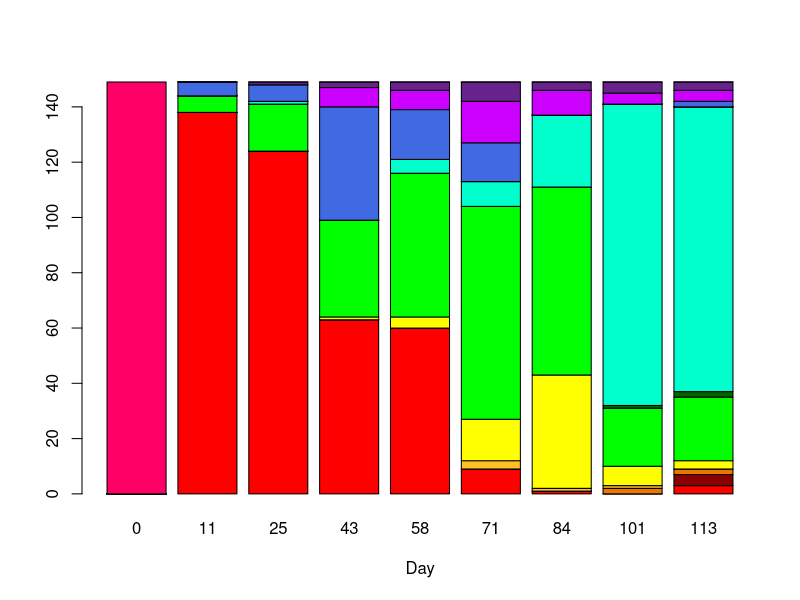
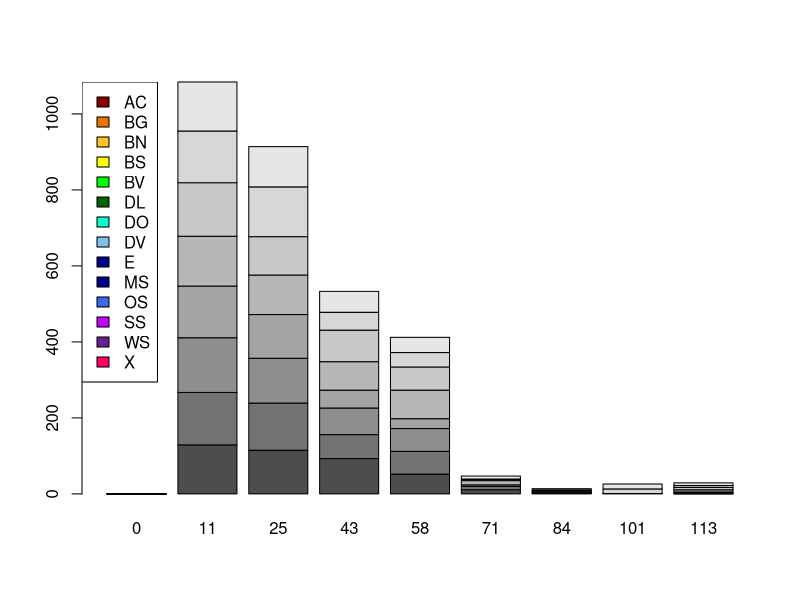
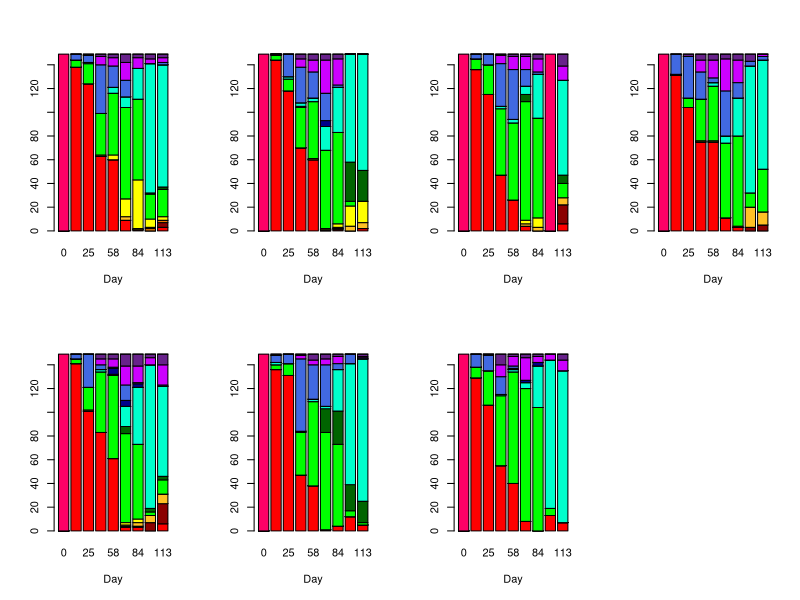

Reproduce these figures in R, in order. (Note: this script raises an error after producing the figures.)
###### March 5, 2018

#clear everything from the console for a clean slate
rm(list=ls()) 

#Load the data
data <- read.csv(file = "PriSpatial.csv")

#trim to include only the first 6 columns
data <- data[,1:6]
data <- as.data.frame(data)
#Monster summary tables
tables <- table(data$Species, data$Plate.ID, data$DayNum)

#Serial barplots of species abundances
par(mfrow = c(1,1))
colors <- rainbow(nrow(tables[,1,]))
colors[2] <- "#8B0000"
colors[3] <- "#EE7600" 
colors[4] <- "#FFC125"
colors[5] <- "yellow"
colors[7] <- "#006400"
colors[9] <- "#7EC0EE"
colors[10] <- "#00008B"
colors[11] <- "#00008B"
colors[12] <- "#4169E1"
colors[14] <- "#68228B"
barplot(tables[,2,], col = colors, xlab = "Day")

#make the legend by itself
barplot(tables[1,,])
species <- rownames(tables[,1,])
species <- species[-1]
legend("topleft", legend = species, fill = colors[-1], cex =1)

#each plot as its own timeseries
par(mfrow = c(2,4))
for(i in 2:9){
  barplot(tables[,i,], col = colors, xlab = "Day")
}

#each day a different plot
par(mfrow = c(1,1))

#Plotting August 10
barplot(tables[,,8][,], col = colors, xlab = "Plate")
legend("topleft", legend = species, fill = colors[-1], cex = 1)

#Plot all timepoints in order in a series
for(i in 2:9){
  barplot(tables[,,i][,], col = colors, xlab = "Plate")
}

#Creating metadata for species IDs
#making a list of all the unique species
UniqueSpecies <- as.vector(unique(data$Species))
#putting them in alphabetical order
unspi <- sort(UniqueSpecies)
#creating a number ID column
nums <- c(1:15)
#binding those two columns together
UniqueSpeciesIndex <- cbind(unspi, nums)
UniqueSpeciesIndex <- as.data.frame(UniqueSpeciesIndex)
#
names <- c("Algae" ,"Ascidia ceratodes", "Bowerbankia sp.",
           "Bugula neritina", "Botrylloides schlosseri",
           "Botrylloides violaceus", "Diplosoma listerianum",
           "Distaplia occidentalis","Didemnum lahillei","Eggs",
           "Metridium senile","Obelia sp.","Schizoporella sp.",
           "Watersipora subtorquata", "No Species")
taxa <- c("Algae", "Solitary Asc.", "Bryozoan","Bryozoan",
          "Colonial Asc.","Colonial Asc.", "Colonial Asc.",
          "Colonial Asc.","Colonial Asc.","Mollusca", "Anemone","Hydrozoan",
          "Bryozoan", "Bryozoan", "No Species")
metadata <- cbind(UniqueSpeciesIndex, names, taxa)
metadata$nums <- as.character(metadata$nums)

#generate a vector of colors for taxon groups
colbytaxa <- rainbow(length(unique(taxa)))

#### Transition Matrices

#Generate subsets of data per date
t0 <- subset(data, DayNum == 0)
t11 <- subset(data, DayNum == 11)
t25 <- subset(data, DayNum == 25)
t43 <- subset(data, DayNum == 43)
t58 <- subset(data, DayNum == 58)
t71 <- subset(data, DayNum == 71)
t84 <- subset(data, DayNum == 84)
t101 <- subset(data, DayNum == 101)
t113 <- subset(data, DayNum == 113)

#unclear what needed for
#column <- t0$Column..Letter.[2]

#empty data frame for transition matrix to be generated into
results.tm <- matrix(0, nrow = length(unique(data$Species)), 
                     ncol = length(unique(data$Species)))


#UniqueSpecies <- as.vector(unique(data$Species))
#nums <- c(1:14)
#UniqueSpeciesIndex <- cbind(UniqueSpecies, nums)

#label the rows and columns of the results tm
colnames(results.tm) <- metadata$unspi
rownames(results.tm) <- metadata$unspi

head(data)
SpeciesCode <- c() #makes an empty vector that we'll add as a new column to data
for(j in 1:nrow(data)){ #this starts our for loop and defines how many rows we'll go over
  Spec <- data$Species[j] #This selects what species is present in that row
  Index <- metadata[unspi == Spec,] #this selects the row of the index that matches our species
  SpeciesCode[j] <- as.numeric(Index$nums) #
}

#Adds the column of Species numeric codes onto the big data
data <- cbind(data,SpeciesCode)

for(i in 1:nrow(t0)){
  #column <- t0$Column..Letter.[i]
  #row <- t0$Row..Number.[i]
  species.t0 <- t0$SpeciesCode[i]
  species.t1 <- t25$SpeciesCode[i]
  results.tm[species.t0,species.t1] <- results.tm[species.t0,species.t1] + 1
}

tcount <- function(t0,t1){
  results.tm <- matrix(0, nrow = length(unique(data$Species)), 
                       ncol = length(unique(data$Species)))
  colnames(results.tm) <- unique(data$Species)
  rownames(results.tm) <- unique(data$Species)
  for(i in 1:nrow(t0)){
    #column <- t0$Column..Letter.[i]
    #row <- t0$Row..Number.[i]
    species.t0 <- t0$SpeciesCode[i]
    species.t1 <- t1$SpeciesCode[i]
    results.tm[species.t0,species.t1] <- results.tm[species.t0,species.t1] + 1
  }
  return(results.tm)
}

Booger <- tcount(t25,t58)

Brains <- tcount(t58,t84)
Brawn <- tcount(t84,t113)

Totes <- results.tm + Booger +Brains +Brawn
sum(Totes)
Totally <- Totes/sum(Totes)

eig <- eigen(Totally)
eig$vectors[,1]

barplot(as.numeric(eig$vectors[,1]))


